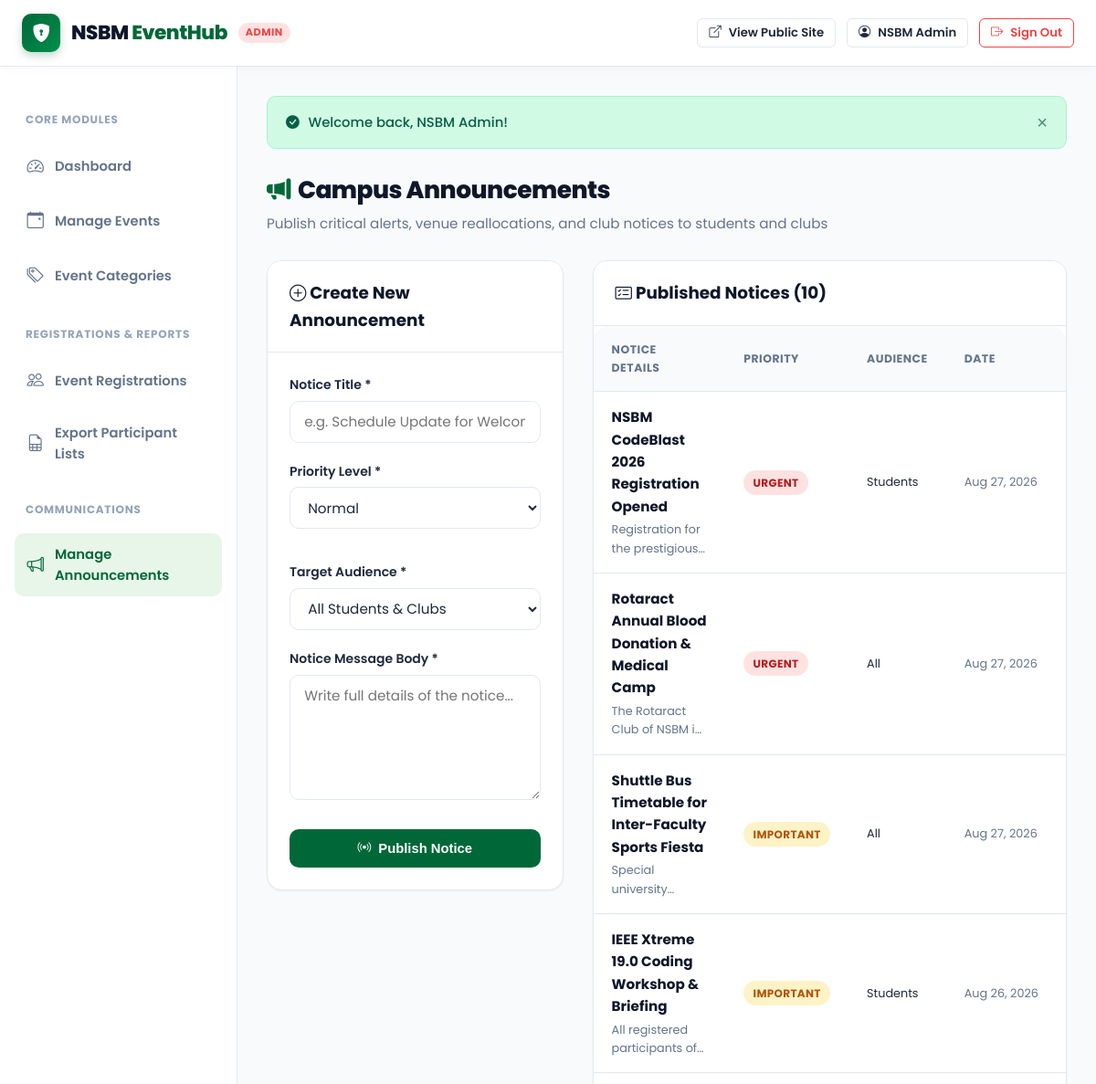
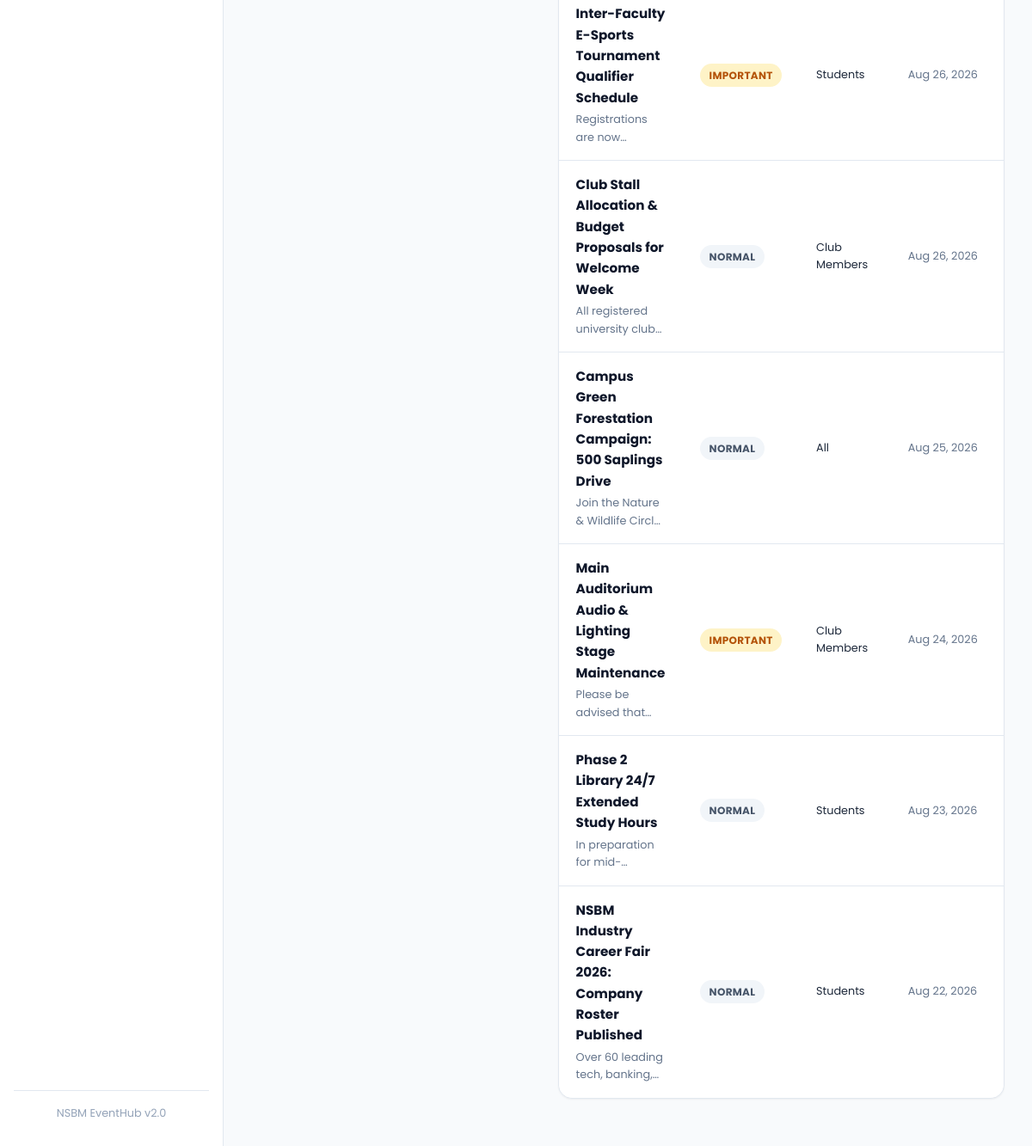
The page /admin/announcements.php (signed in) on the database its author committed (2 pictures, top to bottom).
### tables this page shows
CREATE TABLE announcements (
    id INT AUTO_INCREMENT PRIMARY KEY,
    title VARCHAR(200) NOT NULL,
    content TEXT NOT NULL,
    priority ENUM('normal', 'important', 'urgent') NOT NULL DEFAULT 'normal',
    target_audience ENUM('all', 'students', 'club_members') NOT NULL DEFAULT 'all',
    created_by INT NOT NULL,
    created_at TIMESTAMP DEFAULT CURRENT_TIMESTAMP,
    CONSTRAINT fk_ann_creator FOREIGN KEY (created_by) REFERENCES users(id) ON DELETE CASCADE
);

### config/database.php (called while the page is built, shortened)
<?php
function formatDate($dateString) {
    $timestamp = strtotime($dateString);
    return date('M d, Y', $timestamp);
}
function getBaseUrl() {
    $scriptName = str_replace('\\', '/', $_SERVER['SCRIPT_NAME'] ?? '');
    $dir = str_replace('\\', '/', dirname($scriptName));
    if (strpos($dir, '/admin') !== false) {
        $dir = str_replace('\\', '/', dirname($dir));
    }
    $trimmed = trim($dir, '/');
    return $trimmed === '' ? '/' : '/' . $trimmed . '/';
}
function getPriorityBadgeClass($priority) {
    switch (strtolower($priority)) {
        case 'urgent':
            return 'badge-urgent';
        case 'important':
            return 'badge-important';
        default:
            return 'badge-normal';
    }
}

### admin/announcements.php (the view, shortened to what this page needs)
<?php
require_once __DIR__ . '/header.php';
$pdo = getDbConnection();
$editAnnouncement = null;
$announcementsStmt = $pdo->query("
    SELECT a.*, u.full_name as author_name
    FROM announcements a
    JOIN users u ON a.created_by = u.id
    ORDER BY a.created_at DESC
");
$announcements = $announcementsStmt->fetchAll();
?>
<div class="section-header">
    <div>
        <h1 class="section-title"><i class="bi bi-megaphone-fill"></i> Campus Announcements</h1>
        <p class="section-subtitle">Publish critical alerts, venue reallocations, and club notices to students and clubs</p>
    </div>
</div>
<div style="display: grid; grid-template-columns: 1fr 1.6fr; gap: 2rem; align-items: start;">
    <div class="card">
        <div class="card-header">
            <h3 class="card-title">
                <i class="bi <?php echo $editAnnouncement ? 'bi-pencil-square' : 'bi-plus-circle'; ?>"></i>
                <?php echo $editAnnouncement ? 'Edit Announcement' : 'Create New Announcement'; ?>
            </h3>
        </div>
        <div class="card-body">
            <form action="<?php echo $baseUrl; ?>admin/announcements.php" method="POST">
                <div class="form-group">
                    <label class="form-label" for="ann_title">Notice Title *</label>
                    <input type="text" name="title" id="ann_title" class="form-control" placeholder="e.g. Schedule Update for Welcome Week" required value="<?php echo htmlspecialchars($editAnnouncement['title'] ?? ''); ?>">
                </div>
                <div class="form-row">
                    <div class="form-col">
                        <div class="form-group">
                            <label class="form-label" for="ann_priority">Priority Level *</label>
                            <select name="priority" id="ann_priority" class="form-control">
                                <option value="normal" <?php echo ($editAnnouncement['priority'] ?? '') === 'normal' ? 'selected' : ''; ?>>Normal</option>
                            </select>
                        </div>
                    </div>
                    <div class="form-col">
                        <div class="form-group">
                            <label class="form-label" for="ann_target">Target Audience *</label>
                            <select name="target_audience" id="ann_target" class="form-control">
                                <option value="all" <?php echo ($editAnnouncement['target_audience'] ?? '') === 'all' ? 'selected' : ''; ?>>All Students & Clubs</option>
                            </select>
                        </div>
                    </div>
                </div>
                <div class="form-group">
                    <label class="form-label" for="ann_content">Notice Message Body *</label>
                    <textarea name="content" id="ann_content" class="form-control" rows="5" placeholder="Write full details of the notice..." required><?php echo htmlspecialchars($editAnnouncement['content'] ?? ''); ?></textarea>
                </div>
                <div style="display: flex; gap: 0.5rem; margin-top: 1.5rem;">
                    <button type="submit" class="btn btn-primary" style="flex: 1;">
                        <i class="bi bi-broadcast"></i> <?php echo $editAnnouncement ? 'Update Notice' : 'Publish Notice'; ?>
                    </button>
                </div>
            </form>
        </div>
    </div>
    <div class="card">
        <div class="card-header">
            <h3 class="card-title"><i class="bi bi-card-checklist"></i> Published Notices (<?php echo count($announcements); ?>)</h3>
        </div>
        <div class="card-body" style="padding: 0;">
            <?php if (empty($announcements)): ?>
                <div style="text-align: center; padding: 3rem 1.5rem; color: var(--text-muted);">
                    <i class="bi bi-bell-slash" style="font-size: 2.5rem; display: block; margin-bottom: 0.75rem;"></i>
                    <h4>No Announcements Published</h4>
                    <p>Use the form on the left to post your first campus notice.</p>
                </div>
            <?php else: ?>
                <div class="table-responsive" style="border: none; box-shadow: none;">
                    <table class="table">
                        <thead>
                            <tr>
                                <th>Notice Details</th>
                                <th>Priority</th>
                                <th>Audience</th>
                                <th>Date</th>
                                <th style="text-align: right;">Action</th>
                            </tr>
                        </thead>
                        <tbody>
                            <?php foreach ($announcements as $a): ?>
                                <tr>
                                    <td>
                                        <strong style="font-size: 0.95rem; color: var(--secondary);"><?php echo htmlspecialchars($a['title']); ?></strong>
                                        <div style="font-size: 0.8rem; color: var(--text-muted); margin-top: 0.2rem; display: -webkit-box; -webkit-line-clamp: 2; -webkit-box-orient: vertical; overflow: hidden;">
                                            <?php echo htmlspecialchars($a['content']); ?>
                                        </div>
                                    </td>
                                    <td>
                                        <span class="badge <?php echo getPriorityBadgeClass($a['priority']); ?>">
                                            <?php echo ucfirst($a['priority']); ?>
                                        </span>
                                    </td>
                                    <td style="font-size: 0.8rem; text-transform: capitalize;">
                                        <?php echo str_replace('_', ' ', htmlspecialchars($a['target_audience'])); ?>
                                    </td>
                                    <td style="font-size: 0.8rem; color: var(--text-muted); white-space: nowrap;">
                                        <?php echo formatDate($a['created_at']); ?>
                                    </td>
                                    <td style="text-align: right; white-space: nowrap;">
                                    </td>
                                </tr>
                            <?php endforeach; ?>
                        </tbody>
                    </table>
                </div>
            <?php endif; ?>
        </div>
    </div>
</div>
<?php require_once __DIR__ . '/footer.php'; ?>

### assets/css/style.css (style rules this page uses)
:root { --primary: #006838; --primary-dark: #004d2a; --primary-light: #008f4c; --primary-subtle: #e8f5e9; --secondary: #0f172a; --accent: #f59e0b; --accent-hover: #d97706; --accent-subtle: #fef3c7; --bg-main: #f8fafc; --bg-card: #ffffff; --text-main: #1e293b; --text-muted: #64748b; --text-light: #94a3b8; --border-color: #e2e8f0; --border-focus: #10b981; --danger: #ef4444; --danger-subtle: #fee2e2; --success: #10b981; --success-subtle: #d1fae5; --warning: #f59e0b; --warning-subtle: #fef3c7; --info: #0ea5e9; --info-subtle: #e0f2fe; --shadow-sm: 0 1px 2px 0 rgb(0 0 0 / 0.05); --shadow-md: 0 4px 6px -1px rgb(0 0 0 / 0.1), 0 2px 4px -2px rgb(0 0 0 / 0.1); --shadow-lg: 0 10px 15px -3px rgb(0 0 0 / 0.1), 0 4px 6px -4px rgb(0 0 0 / 0.1); --shadow-xl: 0 20px 25px -5px rgb(0 0 0 / 0.1), 0 8px 10px -6px rgb(0 0 0 / 0.1); --radius-sm: 6px; --radius-md: 10px; --radius-lg: 16px; --radius-full: 9999px; --transition: all 0.2s ease-in-out; }
* { margin: 0; padding: 0; box-sizing: border-box; }
body { font-family: 'Poppins', -apple-system, BlinkMacSystemFont, 'Segoe UI', Roboto, Helvetica, Arial, sans-serif; background-color: var(--bg-main); color: var(--text-main); line-height: 1.6; display: flex; flex-direction: column; min-height: 100vh; }
.btn { display: inline-flex; align-items: center; justify-content: center; gap: 0.5rem; padding: 0.6rem 1.25rem; font-size: 0.925rem; font-weight: 600; border-radius: var(--radius-md); border: 1px solid transparent; cursor: pointer; transition: var(--transition); text-align: center; line-height: 1.4; }
.btn-primary { background-color: var(--primary); color: #ffffff; }
.section-header { display: flex; align-items: center; justify-content: space-between; margin-bottom: 1.75rem; flex-wrap: wrap; gap: 1rem; }
.section-title { font-size: 1.65rem; font-weight: 800; color: var(--secondary); letter-spacing: -0.5px; display: flex; align-items: center; gap: 0.5rem; }
.section-title i { color: var(--primary); }
.section-subtitle { font-size: 0.95rem; color: var(--text-muted); margin-top: 0.25rem; }
.badge { display: inline-flex; align-items: center; gap: 0.3rem; padding: 0.25rem 0.65rem; font-size: 0.75rem; font-weight: 700; border-radius: var(--radius-full); text-transform: uppercase; letter-spacing: 0.3px; }
.badge-urgent { background-color: var(--danger-subtle); color: #b91c1c; }
.badge-important { background-color: var(--warning-subtle); color: #b45309; }
.badge-normal { background-color: #f1f5f9; color: #475569; }
.table-responsive { overflow-x: auto; background: #ffffff; border-radius: var(--radius-lg); border: 1px solid var(--border-color); box-shadow: var(--shadow-sm); }
.table { width: 100%; border-collapse: collapse; text-align: left; font-size: 0.925rem; }
.table th { background-color: #f8fafc; color: var(--text-muted); font-weight: 700; padding: 1rem 1.25rem; border-bottom: 1px solid var(--border-color); text-transform: uppercase; font-size: 0.775rem; letter-spacing: 0.5px; }
.table td { padding: 1rem 1.25rem; border-bottom: 1px solid var(--border-color); color: var(--text-main); vertical-align: middle; }
.table tr:last-child td { border-bottom: none; }
.card { background: #ffffff; border: 1px solid var(--border-color); border-radius: var(--radius-lg); box-shadow: var(--shadow-sm); overflow: hidden; margin-bottom: 1.5rem; }
.card-header { padding: 1.25rem 1.5rem; border-bottom: 1px solid var(--border-color); background-color: #ffffff; display: flex; align-items: center; justify-content: space-between; }
.card-title { font-size: 1.15rem; font-weight: 700; color: var(--secondary); }
.card-body { padding: 1.5rem; }
.form-group { margin-bottom: 1.25rem; }
.form-label { display: block; font-size: 0.875rem; font-weight: 600; color: var(--text-main); margin-bottom: 0.4rem; }
.form-control { width: 100%; padding: 0.65rem 0.95rem; font-size: 0.95rem; color: var(--text-main); background-color: #ffffff; border: 1px solid var(--border-color); border-radius: var(--radius-md); outline: none; transition: var(--transition); font-family: inherit; }
textarea.form-control { min-height: 100px; resize: vertical; }
.form-row { display: flex; gap: 1rem; flex-wrap: wrap; }
.form-col { flex: 1; min-width: 240px; }

### rows shown on the page
announcements: title "NSBM CodeBlast 2026 Registration Opened", content "Registration for the…", priority "URGENT", target_audience "Students", created_at "Aug 27, 2026"
announcements: title "Rotaract Annual Blood Donation & Medical Camp", content "The Rotaract Club of NSBM…", priority "URGENT", target_audience "All", created_at "Aug 27, 2026"
announcements: title "Shuttle Bus Timetable for Inter-Faculty Sports Fiesta", content "Special…", priority "IMPORTANT", target_audience "All", created_at "Aug 27, 2026"
announcements: title "IEEE Xtreme 19.0 Coding Workshop & Briefing", content "All registered participants…", priority "IMPORTANT", target_audience "Students", created_at "Aug 26, 2026"
announcements: title "Inter-Faculty E-Sports Tournament Qualifier Schedule", content "Registrations are…", priority "IMPORTANT", target_audience "Students", created_at "Aug 26, 2026"
announcements: title "Club Stall Allocation & Budget Proposals for Welcome Week", content "All registered university…", priority "NORMAL", target_audience "Club Members", created_at "Aug 26, 2026"
announcements: title "Campus Green Forestation Campaign: 500 Saplings Drive", content "Join the Nature & Wildlife…", priority "NORMAL", target_audience "All", created_at "Aug 25, 2026"
announcements: title "Main Auditorium Audio & Lighting Stage Maintenance", content "Please be advised…", priority "IMPORTANT", target_audience "Club Members", created_at "Aug 24, 2026"
announcements: title "Phase 2 Library 24/7 Extended Study Hours", content "In preparation…", priority "NORMAL", target_audience "Students", created_at "Aug 23, 2026"
announcements: title "NSBM Industry Career Fair 2026: Company Roster Published", content "Over 60 leading tech,…", priority "NORMAL", target_audience "Students", created_at "Aug 22, 2026"

### other values the page prints
$currentUser['name'] "NSBM Admin"
$flash['message'] "Welcome back, NSBM Admin!"
count($announcements) "10"
